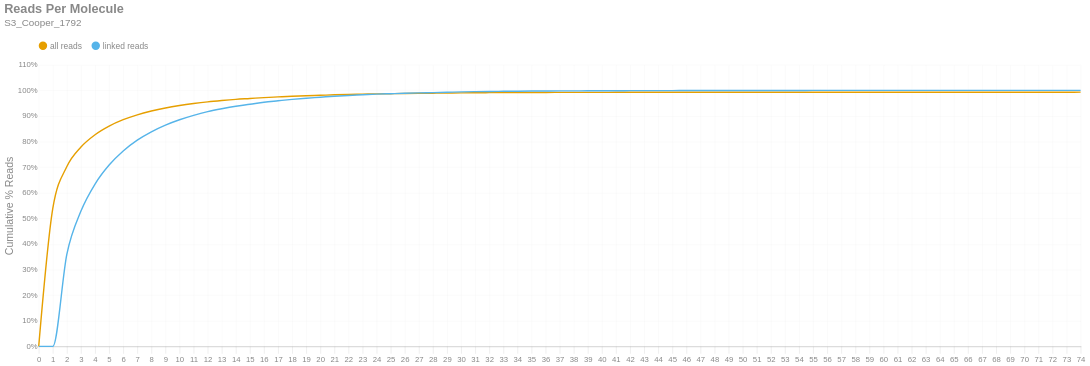

Notebook code for this chart:
### Markdown cell above
### Reads per Molecule
This chart shows the cumulative distribution of the number of reads per linked molecule. That is, how many alignments are associated with a unique molecule. This excludes the number of reads associated with invalid or absent linked-read barcodes. The `linked` histogram is the percentages recalculated when disregarding singletons.

### Code cell
if SKIPLR:
    print_html(f"Skipped")
else:
    counts = np.bincount(valids['reads'].cast(pl.Int64).to_numpy())
    weighted = counts * np.arange(len(counts))
    all_perc = weighted / n_reads
    linked_perc = weighted / n_linked_reads
    linked_perc[1] = 0
    binned_df = pl.DataFrame({
        'readsper': list(range(len(counts))),
        'all reads (cumsum)': np.cumsum(all_perc).tolist(),
        'linked reads (cumsum)': np.cumsum(linked_perc).tolist(),
    })

    with SafeRender(binned_df):
        (
            density_plot(binned_df, 'Reads Per Molecule', samplename, 'readspmol')
            .encode(
                x=alt.X('readsper:O', title=None).axis(labelAngle=0).scale(padding=0),
                y=alt.Y('value:Q', title='Cumulative % Reads').axis(format='%').stack(False),
                color=alt.Color("key:N").scale(domain=["all reads", "linked reads"]),
                tooltip=[
                    alt.Tooltip("key:N", title="Data Type"),
                    alt.Tooltip("readsper:O", title="Reads Per Molecule"),
                    alt.Tooltip("value:Q", format=".2%", title="% Reads (Cum.)")
                ]            
            )
        ).display()

### Figure 1 — Vega-Lite specification as saved in the notebook (floating-point values rounded to 4 significant figures)
{"width": "container", "height": 400, "config": {"title": {"anchor": "start", "dy": -15, "fontSize": 18, "color": "#888888", "subtitleColor": "#888888", "subtitleFontSize": 14}, "arc": {"fill": "#0072B2"}, "axis": {"domainColor": "#888888", "domainWidth": 0.5, "gridWidth": 0.2, "grid": false, "titleFontWeight": 400, "titleFontSize": 15, "labelFontSize": 11, "labelColor": "#888888", "tickColor": "#888888", "tickWidth": 0.2, "titleColor": "#888888"}, "axisBand": {"grid": false}, "axisX": {"grid": true, "tickSize": 10, "domainCap": "round"}, "axisY": {"domain": false, "grid": true, "tickSize": 0, "domainCap": "round"}, "background": "transparent", "header": {"labelFontSize": 15, "labelColor": "#888888", "titleFontSize": 15, "titleFontWeight": 600, "titleColor": "#888888"}, "legend": {"labelFont": "sans-serif", "labelFontSize": 12, "labelColor": "#888888", "symbolSize": 100, "symbolType": "circle", "titleFontSize": 12, "titlePadding": 10, "titleColor": "#888888", "title": null, "orient": "top"}, "range": {"category": ["#E69F00", "#56B4E9", "#009E73", "#F0E442", "#0072B2", "#D55E00", "#CC79A7", "#000000"], "diverging": ["#cfe8f3", "#a2d4ec", "#73bfe2", "#46abdb", "#1696d2", "#12719e"]}, "area": {"fill": "#0072B2", "fillOpacity": 0.7, "line": true, "strokeOpacity": 0.7}, "line": {"color": "#0072B2", "stroke": "#0072B2", "strokeWidth": 2}, "trail": {"color": "#0072B2", "stroke": "#0072B2", "strokeWidth": 0, "size": 1}, "point": {"filled": true, "fillOpacity": 1.0, "size": 95}, "text": {"color": "#888888", "fontSize": 11, "align": "right", "fontWeight": 400, "size": 11}, "bar": {"fill": "#0072B2", "stroke": null}, "view": {"stroke": null, "continuousWidth": 660, "continuousHeight": 400}}, "data": {"name": "data-482d99dd751276ddd48bc894555ff13e"}, "mark": {"type": "line", "interpolate": "monotone", "point": {"opacity": 0, "size": 275}}, "encoding": {"color": {"field": "key", "scale": {"domain": ["all reads", "linked reads"]}, "type": "nominal"}, "tooltip": [{"field": "key", "title": "Data Type", "type": "nominal"}, {"field": "readsper", "title": "Reads Per Molecule", "type": "ordinal"}, {"field": "value", "format": ".2%", "title": "% Reads (Cum.)", "type": "quantitative"}], "x": {"axis": {"labelAngle": 0}, "field": "readsper", "scale": {"padding": 0}, "title": null, "type": "ordinal"}, "y": {"axis": {"format": "%"}, "field": "value", "stack": false, "title": "Cumulative % Reads", "type": "quantitative"}}, "params": [{"name": "param_c36ac31b6afebe62", "select": {"type": "point", "fields": ["key"]}, "bind": "legend"}], "title": {"text": "Reads Per Molecule", "subtitle": "S3_Cooper_1792"}, "transform": [{"fold": ["all reads (cumsum)", "linked reads (cumsum)"]}, {"calculate": "replace(datum.key, ' (cumsum)', '')", "as": "key"}, {"filter": {"param": "param_c36ac31b6afebe62"}}], "usermeta": {"embedOptions": {"downloadFileName": "S3_Cooper_1792.readspmol"}}, "$schema": "https://vega.github.io/schema/vega-lite/v6.1.0.json", "datasets": {"data-482d99dd751276ddd48bc894555ff13e": [{"readsper": 0, "all reads (cumsum)": 0.0, "linked reads (cumsum)": 0.0}, {"readsper": 1, "all reads (cumsum)": 0.5386, "linked reads (cumsum)": 0.0}, {"readsper": 2, "all reads (cumsum)": 0.7024, "linked reads (cumsum)": 0.3605}, {"readsper": 3, "all reads (cumsum)": 0.7787, "linked reads (cumsum)": 0.5284}, {"readsper": 4, "all reads (cumsum)": 0.8267, "linked reads (cumsum)": 0.6342}, {"readsper": 5, "all reads (cumsum)": 0.8604, "linked reads (cumsum)": 0.7083}, {"readsper": 6, "all reads (cumsum)": 0.8854, "linked reads (cumsum)": 0.7633}, {"readsper": 7, "all reads (cumsum)": 0.9046, "linked reads (cumsum)": 0.8054}, {"readsper": 8, "all reads (cumsum)": 0.9193, "linked reads (cumsum)": 0.8379}, {"readsper": 9, "all reads (cumsum)": 0.9313, "linked reads (cumsum)": 0.8642}, {"readsper": 10, "all reads (cumsum)": 0.9408, "linked reads (cumsum)": 0.8852}, {"readsper": 11, "all reads (cumsum)": 0.9486, "linked reads (cumsum)": 0.9024}, {"readsper": 12, "all reads (cumsum)": 0.9552, "linked reads (cumsum)": 0.9169}, {"readsper": 13, "all reads (cumsum)": 0.9604, "linked reads (cumsum)": 0.9283}, {"readsper": 14, "all reads (cumsum)": 0.9649, "linked reads (cumsum)": 0.9382}, {"readsper": 15, "all reads (cumsum)": 0.9683, "linked reads (cumsum)": 0.9456}, {"readsper": 16, "all reads (cumsum)": 0.9718, "linked reads (cumsum)": 0.9534}, {"readsper": 17, "all reads (cumsum)": 0.9744, "linked reads (cumsum)": 0.9592}, {"readsper": 18, "all reads (cumsum)": 0.977, "linked reads (cumsum)": 0.9648}, {"readsper": 19, "all reads (cumsum)": 0.9791, "linked reads (cumsum)": 0.9694}, {"readsper": 20, "all reads (cumsum)": 0.9808, "linked reads (cumsum)": 0.9732}, {"readsper": 21, "all reads (cumsum)": 0.9826, "linked reads (cumsum)": 0.9772}, {"readsper": 22, "all reads (cumsum)": 0.984, "linked reads (cumsum)": 0.9802}, {"readsper": 23, "all reads (cumsum)": 0.9851, "linked reads (cumsum)": 0.9826}, {"readsper": 24, "all reads (cumsum)": 0.9863, "linked reads (cumsum)": 0.9852}, {"readsper": 25, "all reads (cumsum)": 0.9871, "linked reads (cumsum)": 0.987}, {"readsper": 26, "all reads (cumsum)": 0.9879, "linked reads (cumsum)": 0.9887}, {"readsper": 27, "all reads (cumsum)": 0.9885, "linked reads (cumsum)": 0.9902}, {"readsper": 28, "all reads (cumsum)": 0.989, "linked reads (cumsum)": 0.9913}, {"readsper": 29, "all reads (cumsum)": 0.9896, "linked reads (cumsum)": 0.9926}, {"readsper": 30, "all reads (cumsum)": 0.9902, "linked reads (cumsum)": 0.994}, {"readsper": 31, "all reads (cumsum)": 0.9907, "linked reads (cumsum)": 0.995}, {"readsper": 32, "all reads (cumsum)": 0.991, "linked reads (cumsum)": 0.9957}, {"readsper": 33, "all reads (cumsum)": 0.9913, "linked reads (cumsum)": 0.9963}, {"readsper": 34, "all reads (cumsum)": 0.9915, "linked reads (cumsum)": 0.9968}, {"readsper": 35, "all reads (cumsum)": 0.9918, "linked reads (cumsum)": 0.9973}, {"readsper": 36, "all reads (cumsum)": 0.9919, "linked reads (cumsum)": 0.9976}, {"readsper": 37, "all reads (cumsum)": 0.9921, "linked reads (cumsum)": 0.998}, {"readsper": 38, "all reads (cumsum)": 0.9921, "linked reads (cumsum)": 0.9981}, {"readsper": 39, "all reads (cumsum)": 0.9922, "linked reads (cumsum)": 0.9982}, {"readsper": 40, "all reads (cumsum)": 0.9923, "linked reads (cumsum)": 0.9984}, {"readsper": 41, "all reads (cumsum)": 0.9924, "linked reads (cumsum)": 0.9987}, {"readsper": 42, "all reads (cumsum)": 0.9925, "linked reads (cumsum)": 0.9989}, {"readsper": 43, "all reads (cumsum)": 0.9925, "linked reads (cumsum)": 0.9991}, {"readsper": 44, "all reads (cumsum)": 0.9926, "linked reads (cumsum)": 0.9991}, {"readsper": 45, "all reads (cumsum)": 0.9926, "linked reads (cumsum)": 0.9992}, {"readsper": 46, "all reads (cumsum)": 0.9927, "linked reads (cumsum)": 0.9993}, {"readsper": 47, "all reads (cumsum)": 0.9927, "linked reads (cumsum)": 0.9994}, {"readsper": 48, "all reads (cumsum)": 0.9927, "linked reads (cumsum)": 0.9994}, {"readsper": 49, "all reads (cumsum)": 0.9928, "linked reads (cumsum)": 0.9995}, {"readsper": 50, "all reads (cumsum)": 0.9928, "linked reads (cumsum)": 0.9996}, {"readsper": 51, "all reads (cumsum)": 0.9928, "linked reads (cumsum)": 0.9996}, {"readsper": 52, "all reads (cumsum)": 0.9928, "linked reads (cumsum)": 0.9997}, {"readsper": 53, "all reads (cumsum)": 0.9928, "linked reads (cumsum)": 0.9997}, {"readsper": 54, "all reads (cumsum)": 0.9929, "linked reads (cumsum)": 0.9997}, {"readsper": 55, "all reads (cumsum)": 0.9929, "linked reads (cumsum)": 0.9998}, {"readsper": 56, "all reads (cumsum)": 0.9929, "linked reads (cumsum)": 0.9998}, {"readsper": 57, "all reads (cumsum)": 0.9929, "linked reads (cumsum)": 0.9998}, {"readsper": 58, "all reads (cumsum)": 0.9929, "linked reads (cumsum)": 0.9998}, {"readsper": 59, "all reads (cumsum)": 0.9929, "linked reads (cumsum)": 0.9998}, {"readsper": 60, "all reads (cumsum)": 0.9929, "linked reads (cumsum)": 0.9998}, {"readsper": 61, "all reads (cumsum)": 0.9929, "linked reads (cumsum)": 0.9998}, {"readsper": 62, "all reads (cumsum)": 0.9929, "linked reads (cumsum)": 0.9998}, {"readsper": 63, "all reads (cumsum)": 0.9929, "linked reads (cumsum)": 0.9999}, {"readsper": 64, "all reads (cumsum)": 0.9929, "linked reads (cumsum)": 0.9999}, {"readsper": 65, "all reads (cumsum)": 0.9929, "linked reads (cumsum)": 0.9999}, {"readsper": 66, "all reads (cumsum)": 0.9929, "linked reads (cumsum)": 0.9999}, {"readsper": 67, "all reads (cumsum)": 0.9929, "linked reads (cumsum)": 0.9999}, {"readsper": 68, "all reads (cumsum)": 0.9929, "linked reads (cumsum)": 0.9999}, {"readsper": 69, "all reads (cumsum)": 0.9929, "linked reads (cumsum)": 0.9999}, {"readsper": 70, "all reads (cumsum)": 0.9929, "linked reads (cumsum)": 0.9999}, {"readsper": 71, "all reads (cumsum)": 0.9929, "linked reads (cumsum)": 0.9999}, {"readsper": 72, "all reads (cumsum)": 0.9929, "linked reads (cumsum)": 0.9999}, {"readsper": 73, "all reads (cumsum)": 0.9929, "linked reads (cumsum)": 0.9999}, {"readsper": 74, "all reads (cumsum)": 0.993, "linked reads (cumsum)": 1.0}]}}
